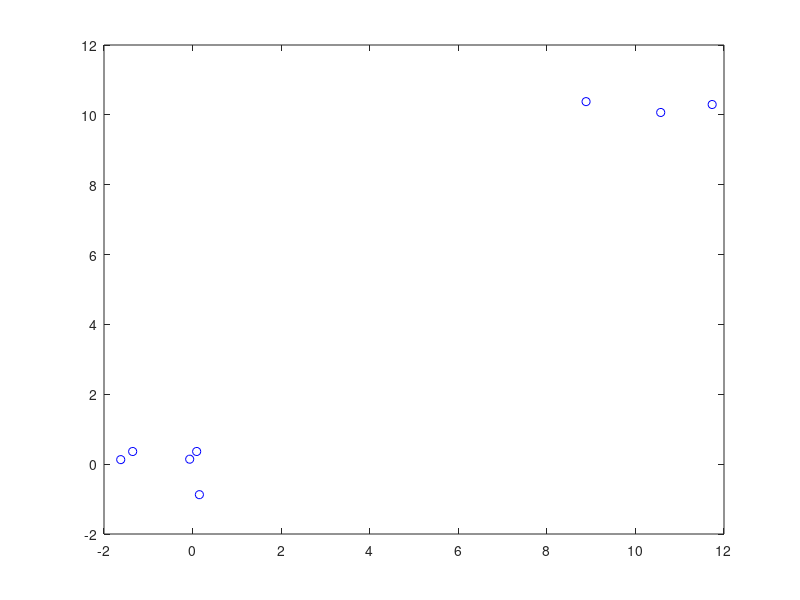

The MATLAB source for this figure: (Note: this script raises an error after producing the figure.)
data = [randn(2, 5), randn(2, 3) + ones(2, 3) * 10]
plot(data(1, :), data(2, :), 'bo')

distances = zeros(8, 8);

for i = 1:8

    for j = i + 1:8
        distances(i, j) = sqrt(sum((data(:, i) - data(:, j)) .^ 2));
    end

end

% 找到距离最远的两个点
[max_distance, linear_idx] = max(distances(:));
[row_idx, col_idx] = ind2sub(size(distances), linear_idx);

% 根据X坐标对点进行分类
for i = 1:size(data, 2)

    if data(1, i) < mean(data(1, :)) % 如果x坐标小于所有点x坐标的平均值，归入class1
        class1 = [class1, i]; % 将索引添加到class1
    else % 否则归入class2
        class2 = [class2, i]; % 将索引添加到class2
    end

end

% 输出分类结果
disp('class1中的点的索引是:');
disp(class1);

disp('class2中的点的索引是:');
disp(class2);

% 可视化分类结果
plot(data(1, class1), data(2, class1), 'ro', 'DisplayName', 'class1');
plot(data(1, class2), data(2, class2), 'go', 'DisplayName', 'class2');
legend('show');
hold off;
